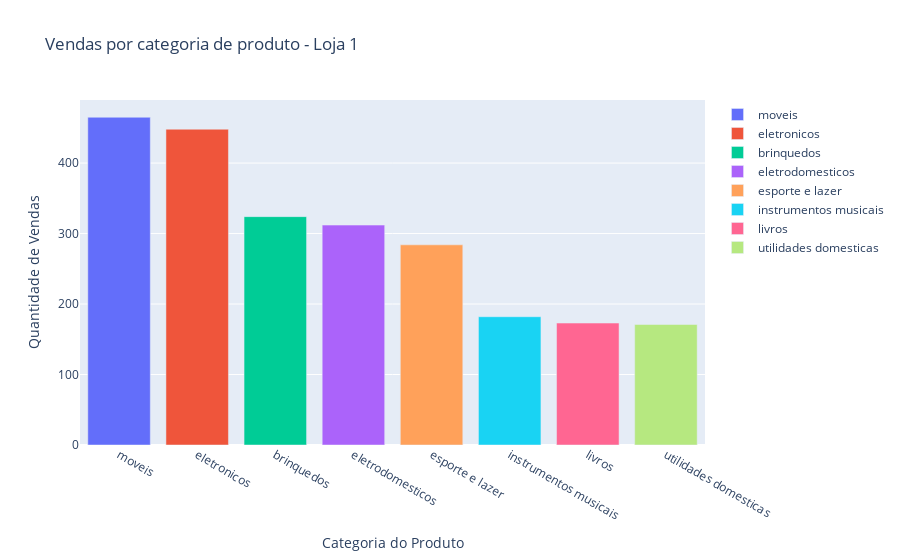

Notebook cell for this chart:
### Markdown cell above
### Vendas por categoria - Loja 1

### Code cell
fig = px.bar(vendas_categoria_loja1,
             x='Categoria do Produto',
             y='Quantidade de vendas',
             color='Categoria do Produto',
             title='Vendas por categoria de produto - Loja 1')

fig.update_layout(legend_title_text='')
fig.update_yaxes(title_text='Quantidade de Vendas')

fig.show()

### Figure 1 — Plotly figure (JSON) as saved in the notebook; plotly's stock layout.template omitted (floating-point values rounded to 4 significant figures)
{"data": [{"hovertemplate": "Categoria do Produto=%{x}<br>Quantidade de vendas=%{y}<extra></extra>", "legendgroup": "moveis", "marker": {"color": "#636efa", "pattern": {"shape": ""}}, "name": "moveis", "orientation": "v", "showlegend": true, "textposition": "auto", "type": "bar", "x": ["moveis"], "xaxis": "x", "y": [465], "yaxis": "y"}, {"hovertemplate": "Categoria do Produto=%{x}<br>Quantidade de vendas=%{y}<extra></extra>", "legendgroup": "eletronicos", "marker": {"color": "#EF553B", "pattern": {"shape": ""}}, "name": "eletronicos", "orientation": "v", "showlegend": true, "textposition": "auto", "type": "bar", "x": ["eletronicos"], "xaxis": "x", "y": [448], "yaxis": "y"}, {"hovertemplate": "Categoria do Produto=%{x}<br>Quantidade de vendas=%{y}<extra></extra>", "legendgroup": "brinquedos", "marker": {"color": "#00cc96", "pattern": {"shape": ""}}, "name": "brinquedos", "orientation": "v", "showlegend": true, "textposition": "auto", "type": "bar", "x": ["brinquedos"], "xaxis": "x", "y": [324], "yaxis": "y"}, {"hovertemplate": "Categoria do Produto=%{x}<br>Quantidade de vendas=%{y}<extra></extra>", "legendgroup": "eletrodomesticos", "marker": {"color": "#ab63fa", "pattern": {"shape": ""}}, "name": "eletrodomesticos", "orientation": "v", "showlegend": true, "textposition": "auto", "type": "bar", "x": ["eletrodomesticos"], "xaxis": "x", "y": [312], "yaxis": "y"}, {"hovertemplate": "Categoria do Produto=%{x}<br>Quantidade de vendas=%{y}<extra></extra>", "legendgroup": "esporte e lazer", "marker": {"color": "#FFA15A", "pattern": {"shape": ""}}, "name": "esporte e lazer", "orientation": "v", "showlegend": true, "textposition": "auto", "type": "bar", "x": ["esporte e lazer"], "xaxis": "x", "y": [284], "yaxis": "y"}, {"hovertemplate": "Categoria do Produto=%{x}<br>Quantidade de vendas=%{y}<extra></extra>", "legendgroup": "instrumentos musicais", "marker": {"color": "#19d3f3", "pattern": {"shape": ""}}, "name": "instrumentos musicais", "orientation": "v", "showlegend": true, "textposition": "auto", "type": "bar", "x": ["instrumentos musicais"], "xaxis": "x", "y": [182], "yaxis": "y"}, {"hovertemplate": "Categoria do Produto=%{x}<br>Quantidade de vendas=%{y}<extra></extra>", "legendgroup": "livros", "marker": {"color": "#FF6692", "pattern": {"shape": ""}}, "name": "livros", "orientation": "v", "showlegend": true, "textposition": "auto", "type": "bar", "x": ["livros"], "xaxis": "x", "y": [173], "yaxis": "y"}, {"hovertemplate": "Categoria do Produto=%{x}<br>Quantidade de vendas=%{y}<extra></extra>", "legendgroup": "utilidades domesticas", "marker": {"color": "#B6E880", "pattern": {"shape": ""}}, "name": "utilidades domesticas", "orientation": "v", "showlegend": true, "textposition": "auto", "type": "bar", "x": ["utilidades domesticas"], "xaxis": "x", "y": [171], "yaxis": "y"}], "layout": {"barmode": "relative", "legend": {"title": {"text": ""}, "tracegroupgap": 0}, "title": {"text": "Vendas por categoria de produto - Loja 1"}, "xaxis": {"anchor": "y", "categoryarray": ["moveis", "eletronicos", "brinquedos", "eletrodomesticos", "esporte e lazer", "instrumentos musicais", "livros", "utilidades domesticas"], "categoryorder": "array", "domain": [0, 1], "title": {"text": "Categoria do Produto"}}, "yaxis": {"anchor": "x", "domain": [0, 1], "title": {"text": "Quantidade de Vendas"}}}}
